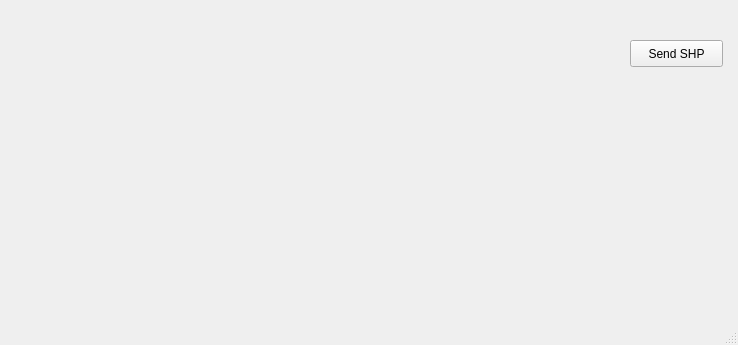
<?xml version="1.0" encoding="UTF-8"?>
<ui version="4.0">
 <class>MainWindow</class>
 <widget class="QMainWindow" name="MainWindow">
  <property name="geometry">
   <rect>
    <x>0</x>
    <y>0</y>
    <width>738</width>
    <height>345</height>
   </rect>
  </property>
  <property name="windowTitle">
   <string>Client</string>
  </property>
  <widget class="QWidget" name="centralwidget">
   <widget class="QPushButton" name="send_shp">
    <property name="geometry">
     <rect>
      <x>630</x>
      <y>40</y>
      <width>93</width>
      <height>27</height>
     </rect>
    </property>
    <property name="text">
     <string>Send SHP</string>
    </property>
   </widget>
  </widget>
  <widget class="QMenuBar" name="menubar">
   <property name="geometry">
    <rect>
     <x>0</x>
     <y>0</y>
     <width>738</width>
     <height>23</height>
    </rect>
   </property>
  </widget>
  <widget class="QStatusBar" name="statusbar"/>
 </widget>
 <resources/>
 <connections/>
</ui>
